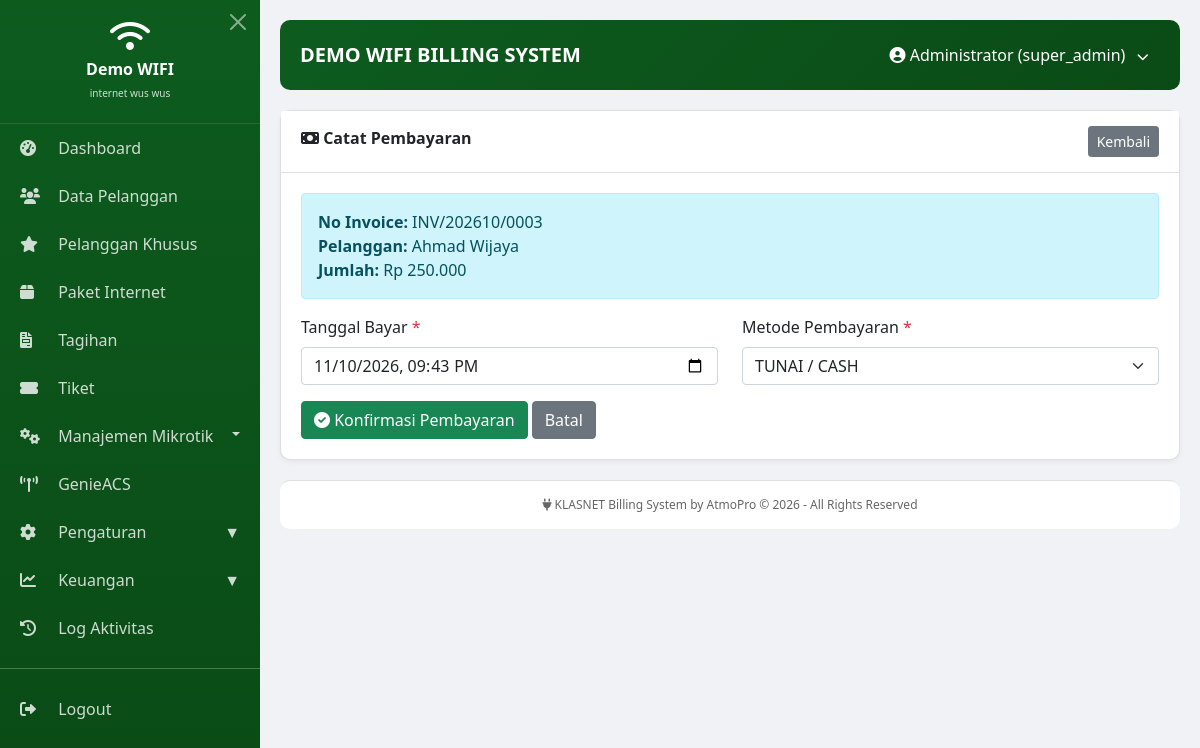
/modules/invoices/pay.php?id=1934 (signed in), run on the app's committed database.
### tables this page shows
CREATE TABLE `invoice` (
  `id` int(11) NOT NULL AUTO_INCREMENT,
  `pelanggan_id` int(11) DEFAULT NULL,
  `no_invoice` varchar(50) DEFAULT NULL,
  `jumlah` decimal(15,2) DEFAULT NULL,
  `status` enum('pending','paid','cancelled') DEFAULT 'pending',
  `tgl_terbit` datetime DEFAULT NULL,
  `tgl_jatuh_tempo` datetime DEFAULT NULL,
  `tgl_bayar` datetime DEFAULT NULL,
  `viewed_at` timestamp NULL DEFAULT NULL,
  PRIMARY KEY (`id`),
  UNIQUE KEY `no_invoice` (`no_invoice`),
  KEY `pelanggan_id` (`pelanggan_id`),
  CONSTRAINT `invoice_ibfk_1` FOREIGN KEY (`pelanggan_id`) REFERENCES `pelanggan` (`id`) ON UPDATE CASCADE
);

CREATE TABLE `pelanggan` (
  `id` int(11) NOT NULL AUTO_INCREMENT,
  `id_pelanggan` varchar(50) NOT NULL,
  `nama_lengkap` varchar(100) NOT NULL,
  `alamat` text DEFAULT NULL,
  `no_telepon` varchar(20) DEFAULT NULL,
  `paket_id` int(11) DEFAULT NULL,
  `diperpanjang` datetime DEFAULT NULL,
  `jatuh_tempo` datetime DEFAULT NULL,
  `status` enum('active','inactive','blocked') DEFAULT 'active',
  `tipe_pelanggan` enum('reguler','vip','fasum','nardi') DEFAULT 'reguler',
  `is_synced` tinyint(1) DEFAULT 0,
  `status_aktif` enum('aktif','on_progress') DEFAULT 'aktif',
  `created_at` timestamp NULL DEFAULT current_timestamp(),
  `updated_at` timestamp NULL DEFAULT current_timestamp() ON UPDATE current_timestamp(),
  `total_online_seconds` int(11) DEFAULT 0,
  `last_uptime` int(11) DEFAULT 0,
  `last_traffic` bigint(20) DEFAULT 0,
  `tgl_aktif` date DEFAULT NULL,
  `is_prorata` tinyint(1) DEFAULT 0,
  `is_online` int(11) DEFAULT 0,
  `serial_number` varchar(50) DEFAULT NULL,
  `password` varchar(255) DEFAULT NULL,
  `down_since` datetime DEFAULT NULL,
  `genieacs_device_id` varchar(100) DEFAULT NULL,
  PRIMARY KEY (`id`),
  UNIQUE KEY `id_pelanggan` (`id_pelanggan`),
  KEY `paket_id` (`paket_id`),
  CONSTRAINT `pelanggan_ibfk_1` FOREIGN KEY (`paket_id`) REFERENCES `paket_internet` (`id`) ON DELETE SET NULL
);

### modules/invoices/pay.php (the view, shortened to what this page needs)
<?php
$id = $_GET['id'] ?? '';
try {
$pdo = Database::getInstance()->getConnection();
    $stmt = $pdo->prepare("SELECT i.*, p.nama_lengkap FROM invoice i LEFT JOIN pelanggan p ON i.pelanggan_id = p.id WHERE i.id = ?");
    $stmt->execute([$id]);
    $invoice = $stmt->fetch();
} catch(PDOException $e) {
    $error_db = $e->getMessage();
}
include '../../includes/header.php';
?>
<div class="card">
    <div class="card-header">
        <i class="fas fa-money-bill"></i> Catat Pembayaran
        <a href="view.php?id=<?= $id ?>" class="btn btn-secondary btn-sm float-end">Kembali</a>
    </div>
    <div class="card-body">
        <div class="alert alert-info">
            <strong>No Invoice:</strong> <?= htmlspecialchars($invoice['no_invoice']) ?><br>
            <strong>Pelanggan:</strong> <?= htmlspecialchars($invoice['nama_lengkap'] ?? '-') ?><br>
            <strong>Jumlah:</strong> Rp <?= number_format($invoice['jumlah'], 0, ',', '.') ?>
        </div>
        <form method="POST">
            <div class="row">
                <div class="col-md-6 mb-3">
                    <label class="form-label">Tanggal Bayar <span class="text-danger">*</span></label>
                    <input type="datetime-local" name="tgl_bayar" class="form-control" required value="<?= htmlspecialchars(date('Y-m-d\TH:i')) ?>">
                </div>
                <div class="col-md-6 mb-3">
                    <label class="form-label">Metode Pembayaran <span class="text-danger">*</span></label>
                    <select name="metode_bayar" class="form-select" required>
                        <option value="TUNAI" selected>TUNAI / CASH</option>
                    </select>
                </div>
            </div>
            <button type="submit" class="btn btn-success"><i class="fas fa-check-circle"></i> Konfirmasi Pembayaran</button>
            <a href="view.php?id=<?= $id ?>" class="btn btn-secondary">Batal</a>
        </form>
    </div>
</div>
<?php include '../../includes/footer.php'; ?>

### includes/header.php (style rules this page uses)
* { margin: 0; padding: 0; box-sizing: border-box; }
body { font-family: 'Segoe UI', sans-serif; background: #f0f2f5; }
.card { background: white; border-radius: 10px; margin-bottom: 20px; box-shadow: 0 2px 5px rgba(0,0,0,0.05); }
.card-header { background: white; border-bottom: 1px solid #e0e0e0; padding: 15px 20px; font-weight: 600; }
.card-body { padding: 20px; }

### data on the page
invoice: no_invoice "INV/202610/0003", pelanggan.nama_lengkap "Ahmad Wijaya", jumlah "250.000"

### other printed values
$company_name "Demo WIFI"
$company_tagline "internet wus wus"
$company_name "DEMO WIFI"
$_SESSION['user_name'] "Administrator"
$_SESSION['user_role'] "super_admin"
